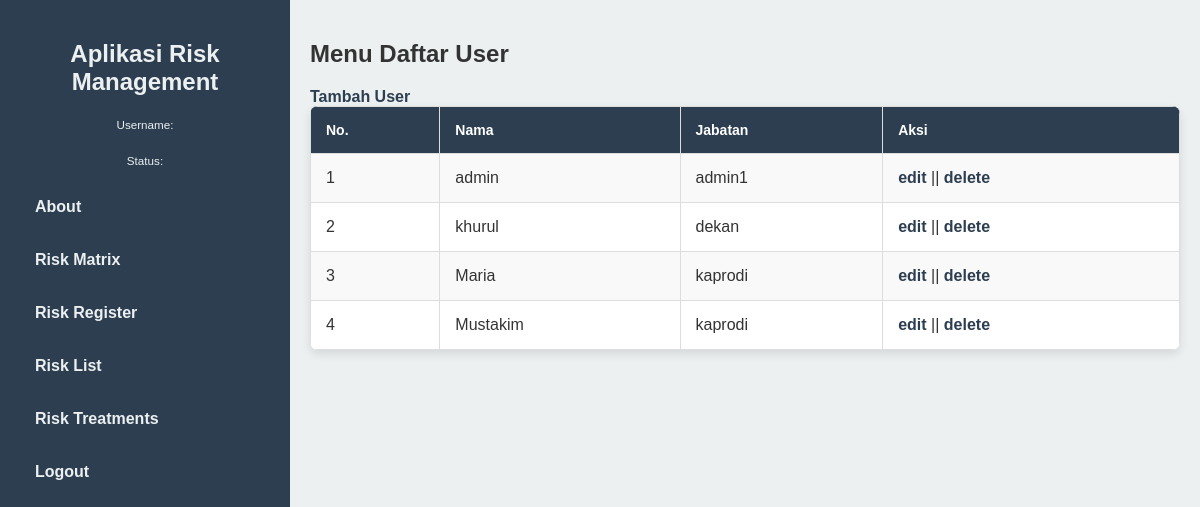
Before: /menu_add_user/daftar_user.php with the older database file.
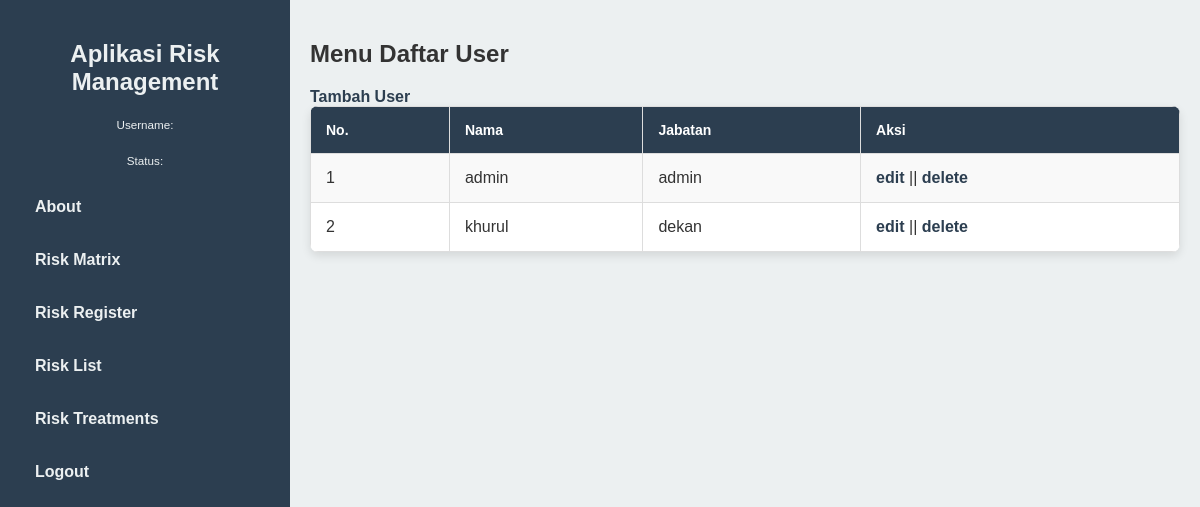
After: the same page with the newer database file.
### tables this page shows
CREATE TABLE `user` (
  `id` int(11) NOT NULL,
  `username` varchar(255) NOT NULL,
  `password` varchar(255) NOT NULL,
  `nama` varchar(255) NOT NULL,
  `status` varchar(20) NOT NULL
);

### util/user.php (called while the page is built, shortened)
<?php
class User{
    private $conn;
    public function __construct($conn)
    {
        $this->conn = $conn;
    }
    public function data(){
        $query = "SELECT * FROM user ";
        $result = mysqli_query($this->conn, $query);
        $rows = [];
        while($row = mysqli_fetch_assoc($result)){
            $rows[] = $row;
        }
        return $rows;
    }
}

### menu_add_user/daftar_user.php (the view, shortened to what this page needs)
<?php
require_once '../conn.php';
require_once '../util/user.php';
$user = new User($conn);
$data_user = $user-> data();
?>
<!DOCTYPE html>
<html lang="id">
<head>
    <link rel="stylesheet" href="../css/dashboard.css">
</head>
<body>
<div class="dashboard-container">
        <div class="sidebar">
            <h2>Aplikasi Risk Management</h2>
            <p><small>Username: <?php echo $_SESSION['nama']; ?></small></p>
            <p><small>Status: <?php echo $_SESSION['status']; ?></small></p>
            <ul class="sidebar-menu">
                <li><a href="../menu_halaman/about.php">About</a></li>
                <li><a href="../menu_halaman/riskMatrix.php">Risk Matrix</a></li>
                <li><a href="../menu_halaman/riskRegister.php">Risk Register</a></li>
                <li><a href="../menu_halaman/riskList.php">Risk List</a></li>
                <li><a href="../menu_halaman/riskTreatments.php">Risk Treatments</a></li>
                <li><a href="../logout.php">Logout</a></li>
            </ul>
        </div>
        <div class="main-content">
            <h2>Menu Daftar User</h2>
            <a href="tambah_user.php">Tambah User</a>
        <table>
            <tr>
                <th>No.</th>
                <th>Nama</th>
                <th>Jabatan</th>
                <th>Aksi</th>
            </tr>
            <?php $i = 1; ?>
            <?php foreach($data_user as $row): ?>
            <tr>
                <td><?= $i ?></td>
                <td><?= $row["nama"];?></td>
                <td><?= $row["status"];?></td>
                <td><a href="edit_user.php?id=<?= $row["id"];?>">edit</a> || <a href="delete_user.php?id=<?= $row["id"];?>">delete</a></td>
            </tr>
            <?php $i++?>
            <?php endforeach; ?>
        </table>
        </div>
    </div>
</body>
</html>

### css/dashboard.css (style rules this page uses)
body { margin: 0; padding: 0; font-family: Arial, sans-serif; color: black; }
.dashboard-container { display: flex; min-height: 100vh; background-color: aqua; }
.sidebar { width: 250px; min-width: 250px; background-color: #2c3e50; color: #ecf0f1; padding: 20px; box-shadow: 2px 0 5px rgba(0, 0, 0, 0.1); flex-shrink: 0; }
.sidebar h2 { text-align: center; margin-bottom: 20px; }
.sidebar p { text-align: center; font-size: 14px; margin-bottom: 20px; }
.sidebar-menu { list-style: none; padding: 0; }
.sidebar-menu li { margin: 15px 0; }
.sidebar-menu a { text-decoration: none; color: #ecf0f1; display: block; padding: 10px 15px; border-radius: 5px; transition: background-color 0.3s; }
.main-content { flex: 1; padding: 20px; background-color: #ecf0f1; overflow-x: auto; }

### menu_add_user/daftar_user.php (style rules this page uses)
body { font-family: Arial, sans-serif; margin: 0; padding: 0; background-color: #f4f4f9; color: #333; }
.main-content { flex: 1; padding: 20px; overflow-y: auto; }
h2 { margin-bottom: 20px; }
a { text-decoration: none; color: #2c3e50; font-weight: bold; }
table { width: 100%; border-collapse: collapse; background-color: #fff; box-shadow: 0 4px 10px rgba(0, 0, 0, 0.1); border-radius: 8px; overflow: hidden; }
table th, table td { padding: 15px; text-align: left; border: 1px solid #ddd; }
table th { background-color: #2c3e50; color: #fff; font-size: 14px; }
table tr:nth-child(even) { background-color: #f9f9f9; }

Changed rows visible on the page:
removed user: nama "Maria", status "kaprodi"
removed user: nama "Mustakim", status "kaprodi"
changed user "admin": status "admin1" → "admin"
